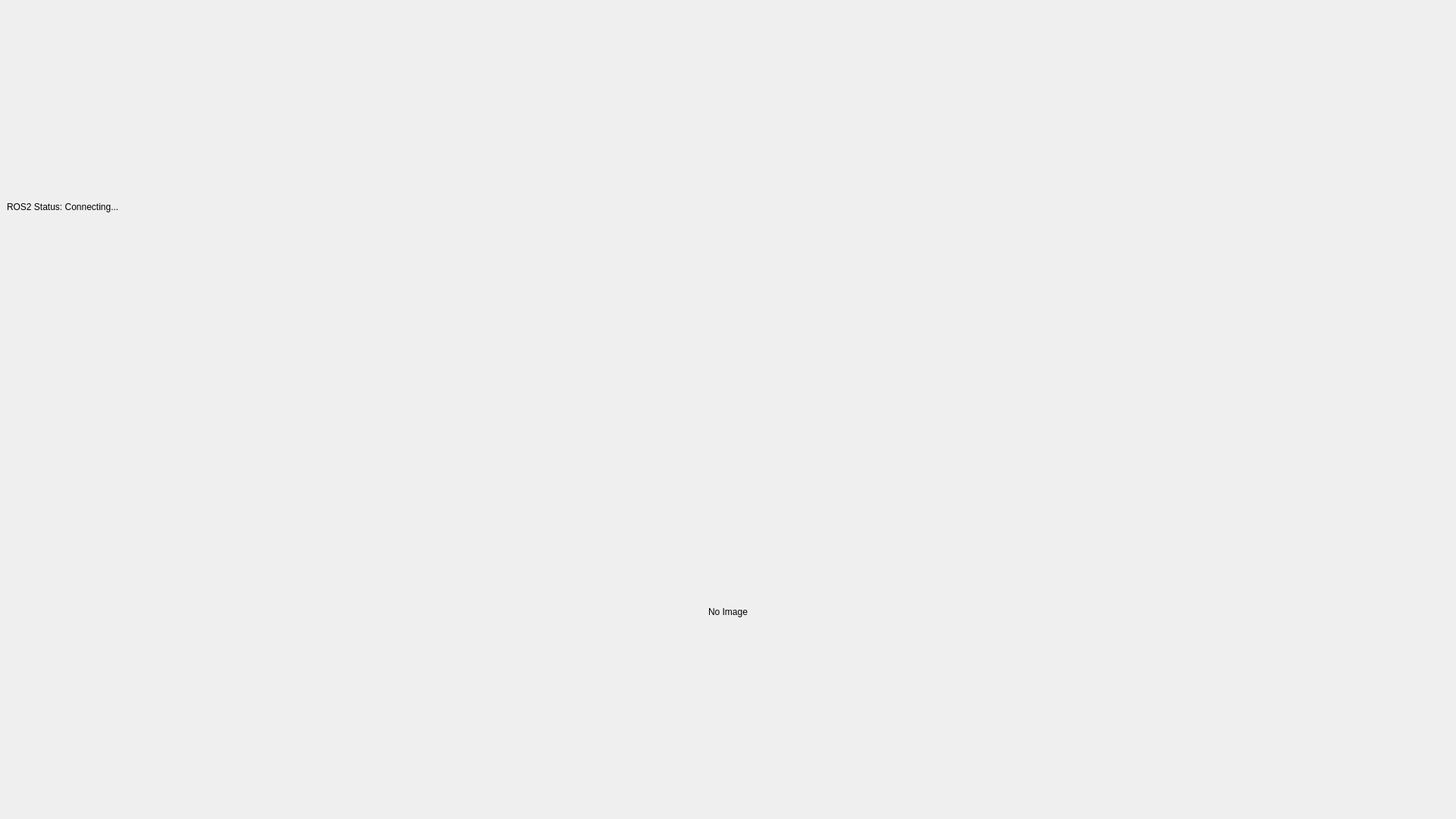
<?xml version="1.0" encoding="UTF-8"?>
<ui version="4.0">
 <class>MainWindow</class>
 <widget class="QMainWindow" name="MainWindow">
  <property name="geometry">
   <rect>
    <x>0</x>
    <y>0</y>
    <width>1920</width>
    <height>1080</height>
   </rect>
  </property>
  <property name="windowTitle">
   <string>ROS2 Robotics Visualization Tool</string>
  </property>
  <widget class="QWidget" name="centralwidget">
   <layout class="QVBoxLayout" name="verticalLayout">
    <item>
     <widget class="QLabel" name="status_label">
      <property name="text">
       <string>ROS2 Status: Connecting...</string>
      </property>
     </widget>
    </item>
    <item>
     <widget class="QLabel" name="image_viewer">
      <property name="text">
       <string>No Image</string>
      </property>
      <property name="alignment">
       <set>Qt::AlignCenter</set>
      </property>
      <property name="scaledContents">
       <bool>true</bool>
      </property>
     </widget>
    </item>
   </layout>
  </widget>
 </widget>
 <resources/>
 <connections/>
</ui>
